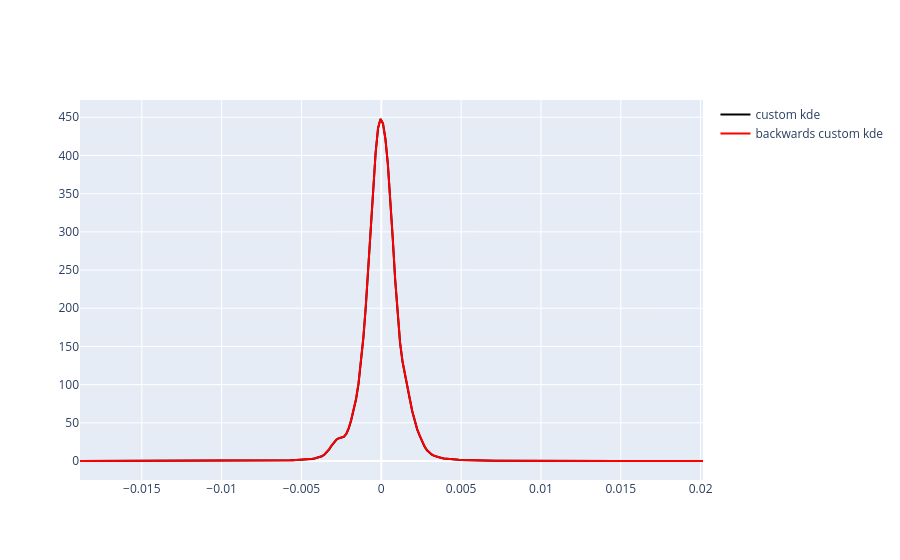

The notebook cell this image was saved under:
### Code cell
fig = go.Figure()

# Gaussian KDE
fig.add_trace(
    go.Scatter(
        x=df_from_r.u,
        y=df_from_r.density,
        mode="lines",
        name="custom kde",
        line=dict(color="black")
    )
)

# Gaussian KDE
fig.add_trace(
    go.Scatter(
        x=df_from_r.u,
        y=df_from_r.backwards_density,
        mode="lines",
        name="backwards custom kde",
        line=dict(color="red")
    )
)


fig.show()

### Figure 1 — Plotly figure (JSON) as saved in the notebook; plotly's stock layout.template omitted (floating-point values rounded to 4 significant figures; data arrays with more than 128 entries replaced by an {"elided": "..."} marker saying what was removed)
{"data": [{"line": {"color": "black"}, "mode": "lines", "name": "custom kde", "type": "scatter", "x": {"elided": "256 float values"}, "y": {"elided": "256 float values"}}, {"line": {"color": "red"}, "mode": "lines", "name": "backwards custom kde", "type": "scatter", "x": {"elided": "256 float values"}, "y": {"elided": "256 float values"}}], "layout": {}}
